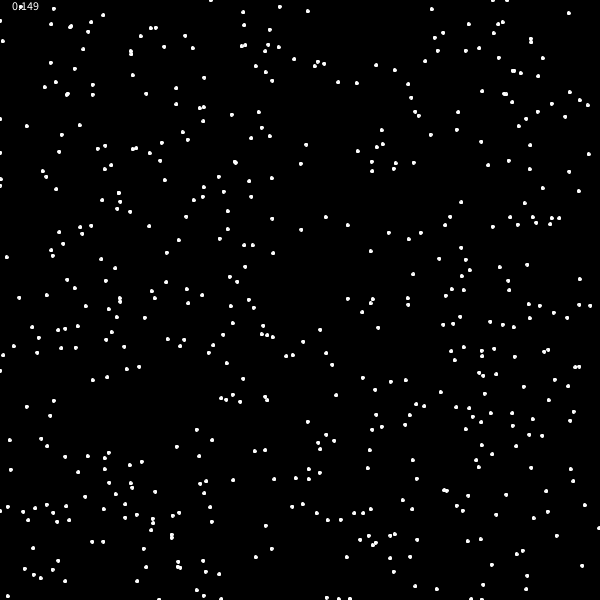
Frame 1 (no input)
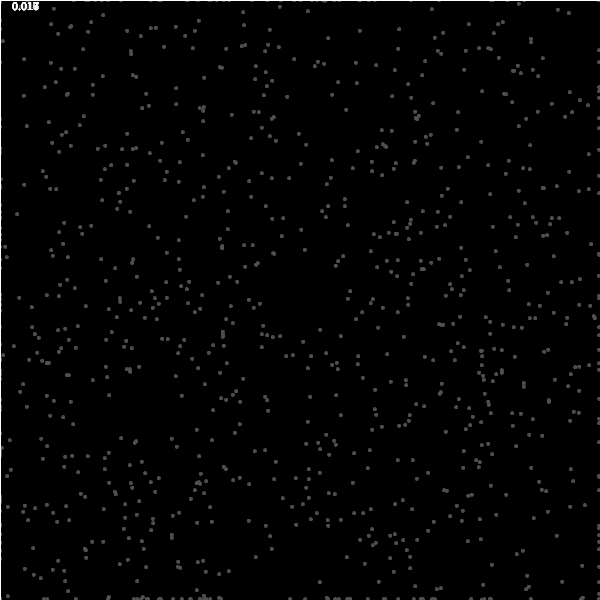
Frame 60 (the mouse pressed at the canvas centre just before this capture)
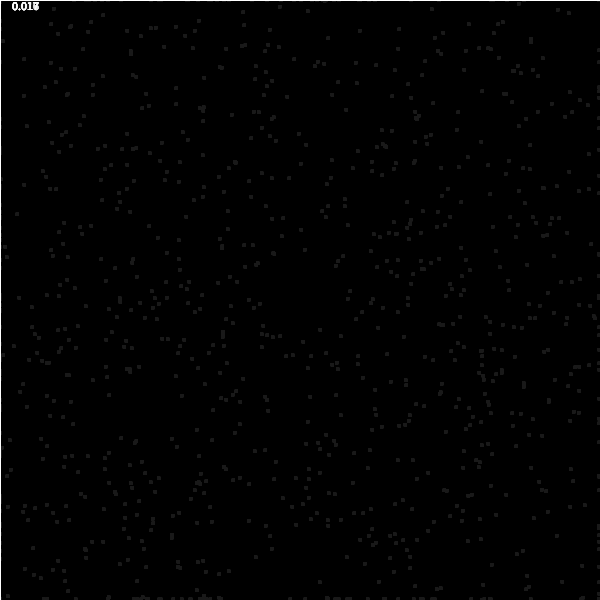
Frame 120 (the mouse held since frame 60 and released just before this capture)

The Processing sketch that drew these frames (run headless with seeded random() and noise(); from frame 60 on, the mouse is pressed at the canvas centre):

// Processing sketch: particles_and_stuff
// ── particles_and_stuff.pde
int ID = 0;

float G = 0.006;

class Particle {
  final int id;
  {
    ID += 1;
    id = ID;
  }


  @Override
    boolean equals(Object o) {
    if (o instanceof Particle) {
      return ((Particle)o).id == id;
    } else {
      return false;
    }
  }

  PVector pos, vel, acc;
  float mass = random(100,1000);

  Particle(float x, float y) {
    pos = new PVector(x, y);
    vel = PVector.random2D().mult(random(-1000,1000));
    acc = new PVector();
  }


  void draw() {
    stroke(255);
    ellipse(pos.x, pos.y,3,3);
  }



  void update(float delta) {

    PVector nacc = new PVector();
    for (Particle p : particles) {
      if (equals(p)) continue;

      PVector pv = PVector.sub(p.pos, pos);
      float magsq = pv.magSq();

      float d = (p.mass * mass) / magsq;
      pv.normalize();

      nacc.add(pv.mult(G * d));
    }
    acc.add(nacc);


    vel.add(acc);
    vel.limit(1000 * delta);
    acc.mult(0);

    pos.add( PVector.mult(vel, delta));

    if (pos.x > width) {
      pos.x = 0;
    } 

    if (pos.x < 0) {
      pos.x = width - 1;
    }

    if (pos.y > height) {
      pos.y = 0;
    } 

    if (pos.y < 0) {
      pos.y = height - 1;
    }
  }
}

long getTime() {
  return System.nanoTime();
}

long timeNow = getTime();
long timeLast = getTime();
long timeDelta = 0;
float dt = 0;

ArrayList<Particle> particles = new ArrayList<Particle>();
void setup() {
  size(600, 600);

  for (int i = 0; i < 500; i += 1) {
    particles.add(new Particle(random(width), random(height)));
  }
  background(0);
}


void draw() {
  fill(0,5);
  rect(0,0,width,height);
  timeNow = getTime();
  timeDelta = timeNow - timeLast;

  timeLast = timeNow;
  dt = (float)timeDelta / 1e9; 

  fill(255);
  text(dt, 10, 10);

  for (Particle p : particles) {
    p.update(dt);
    p.draw();
  }
}
